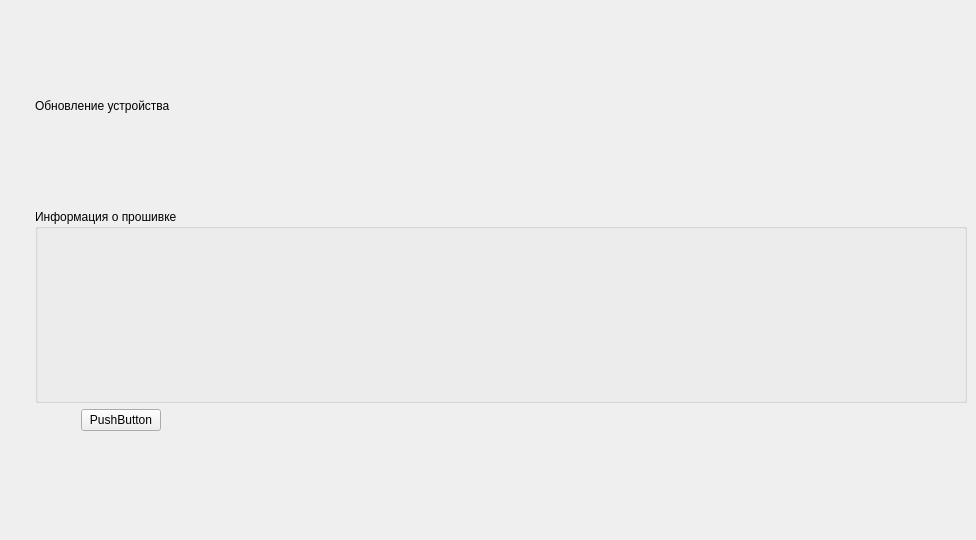
<?xml version="1.0" encoding="UTF-8"?>
<ui version="4.0">
 <class>MainWindow</class>
 <widget class="QMainWindow" name="MainWindow">
  <property name="geometry">
   <rect>
    <x>0</x>
    <y>0</y>
    <width>970</width>
    <height>540</height>
   </rect>
  </property>
  <property name="windowTitle">
   <string>MainWindow</string>
  </property>
  <widget class="QWidget" name="centralwidget">
   <layout class="QHBoxLayout" name="horizontalLayout_6">
    <property name="sizeConstraint">
     <enum>QLayout::SetNoConstraint</enum>
    </property>
    <item>
     <widget class="QLabel" name="Panel">
      <property name="minimumSize">
       <size>
        <width>20</width>
        <height>500</height>
       </size>
      </property>
      <property name="text">
       <string/>
      </property>
      <property name="wordWrap">
       <bool>false</bool>
      </property>
     </widget>
    </item>
    <item>
     <layout class="QVBoxLayout" name="verticalLayout_5">
      <item>
       <layout class="QGridLayout" name="gridLayout_6">
        <item row="2" column="0">
         <spacer name="horizontalSpacer_3">
          <property name="orientation">
           <enum>Qt::Horizontal</enum>
          </property>
          <property name="sizeType">
           <enum>QSizePolicy::Fixed</enum>
          </property>
          <property name="sizeHint" stdset="0">
           <size>
            <width>40</width>
            <height>20</height>
           </size>
          </property>
         </spacer>
        </item>
        <item row="0" column="0" colspan="3">
         <widget class="QLabel" name="label">
          <property name="text">
           <string>Обновление устройства</string>
          </property>
         </widget>
        </item>
        <item row="2" column="1">
         <widget class="QPushButton" name="pushButton">
          <property name="text">
           <string>PushButton</string>
          </property>
         </widget>
        </item>
        <item row="2" column="2">
         <spacer name="horizontalSpacer_2">
          <property name="orientation">
           <enum>Qt::Horizontal</enum>
          </property>
          <property name="sizeType">
           <enum>QSizePolicy::Fixed</enum>
          </property>
          <property name="sizeHint" stdset="0">
           <size>
            <width>800</width>
            <height>20</height>
           </size>
          </property>
         </spacer>
        </item>
        <item row="1" column="0" colspan="3">
         <widget class="QGroupBox" name="groupBox">
          <property name="title">
           <string>Информация о прошивке</string>
          </property>
         </widget>
        </item>
       </layout>
      </item>
      <item>
       <spacer name="verticalSpacer">
        <property name="orientation">
         <enum>Qt::Vertical</enum>
        </property>
        <property name="sizeType">
         <enum>QSizePolicy::Maximum</enum>
        </property>
        <property name="sizeHint" stdset="0">
         <size>
          <width>20</width>
          <height>100</height>
         </size>
        </property>
       </spacer>
      </item>
     </layout>
    </item>
   </layout>
  </widget>
  <widget class="QMenuBar" name="menubar">
   <property name="geometry">
    <rect>
     <x>0</x>
     <y>0</y>
     <width>970</width>
     <height>22</height>
    </rect>
   </property>
  </widget>
 </widget>
 <resources/>
 <connections/>
</ui>
